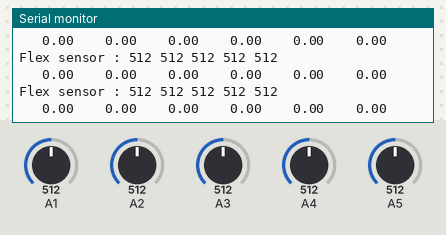
A sketch run on a simulated Arduino Uno, built with avr-gcc and run on an emulated ATmega328P. Shown: the last lines printed to the serial monitor. The inputs (shaded band) are chosen by the test bench; at power-on: A1 = 512, A4 = 512, A2 = 512, A3 = 512, A5 = 512.

Above: at 7.2 s.
7.3 s: A1 set to 110
At 8.0 s:
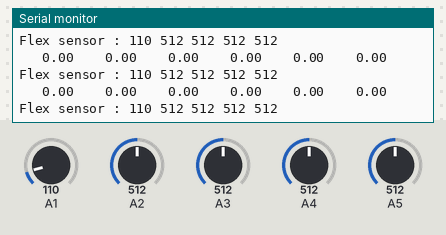
10.3 s: A1 set to 94
At 11.0 s:
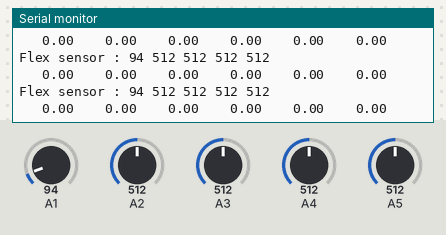
13.3 s: A4 set to 104
At 14.2 s:
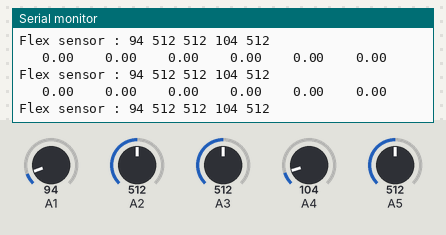
16.3 s: A4 set to 90
At 16.9 s:
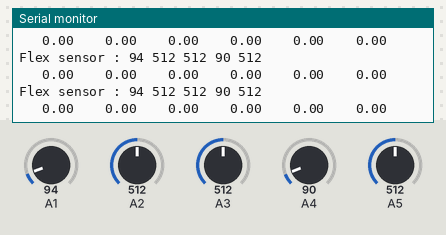
Timing chart, 0 to 19.3 s (numbered marks = the images above; inputs shaded):
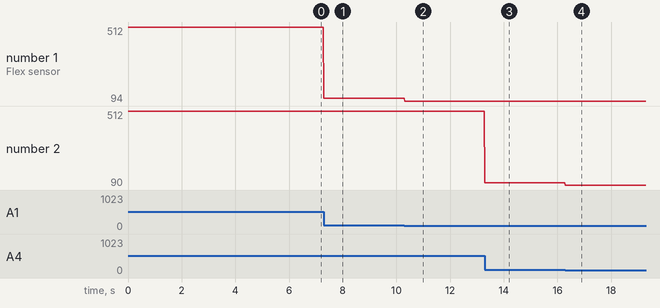

Measured:
- the behaviour switches between 100 and 99 on A1 (found by bisection; images 1 and 2)
- the behaviour switches between 100 and 99 on A4 (found by bisection; images 3 and 4)
- after the input at 7.3 s, the serial monitor: prints a new line at once (image 1)
- after the input at 10.3 s, the serial monitor: prints a new line at once (image 2)
- after the input at 13.3 s, the serial monitor: prints a new line at once (image 3)
- after the input at 16.3 s, the serial monitor: prints a new line at once (image 4)
- plotted number 1: 512 → 110 after the input at 7.3 s, 110 → 94 after the input at 10.3 s
- plotted number 2: 512 → 104 after the input at 10.3 s, 104 → 90 after the input at 16.3 s

The sketch:

left.ino
```cpp
#include <SoftwareSerial.h>
#define SBUF_SIZE 64
SoftwareSerial bluetooth(4, 7);
int EBimuAsciiParser(float *item, int number_of_item);


//flex 1번이 엄지--------------
int flexData[5];
char leftHandFlex[5][40];
//---------------------------


//Ebimu----------------------
int flag = 0;
char leftHandEbimu[6][40];
float axis_6[6];
char sbuf[SBUF_SIZE];
signed int sbuf_cnt=0;
//---------------------------

void setup(){
  Serial.begin(115200);
  bluetooth.begin(115200);
}

void loop(){
    //Flex Sensor-------------------------------
    Serial.print("Flex sensor : ");
    for(int i = 0; i < 5; i++){
        flexData[i] = analogRead(i+1);
        sprintf(leftHandFlex[i],"%d",flexData[i]);
        Serial.print(leftHandFlex[i]); Serial.print(" ");
    }
    Serial.println(" ");
    //------------------------------------------


    //Ebimu-------------------------------------
    EBimuAsciiParser(axis_6,6);
//    Serial.print("  6 axis : ");
    for(int i = 0; i < 6; i++){
        dtostrf(axis_6[i],7,2,leftHandEbimu[i]);
        Serial.print(leftHandEbimu[i]); Serial.print(" ");
    }
    Serial.println(" ");
    //------------------------------------------

   if(axis_6[3] < -5 || axis_6[3] > 5 || axis_6[4] > 5 || axis_6[4] < -5 || axis_6[5] > 5 || axis_6[5] < -5){
      flag = 0;
   }
   else{
      flag = 1;
   }

    if(flag == 1){
      //Bluetooth Send----------------------------
      for(int i = 0; i < 6; i++){
        bluetooth.write(leftHandEbimu[i]);
        bluetooth.write(",");
      }

      bluetooth.write(leftHandFlex[0]);
      bluetooth.write(",");
      bluetooth.write(leftHandFlex[1]);
      bluetooth.write(",");
      bluetooth.write(leftHandFlex[2]);
      bluetooth.write(",");
      bluetooth.write(leftHandFlex[3]);
      bluetooth.write(",");
      bluetooth.write(leftHandFlex[4]);
      bluetooth.write(",");
      bluetooth.write("5.00");
      bluetooth.write("\n");

      delay(10);
    }else{
      Serial.println("Error");
    }
}


int EBimuAsciiParser(float *item, int number_of_item)
{
    int n,i;
    int rbytes;
    char *addr;
    int result = 0;

    rbytes = Serial.available();
    for(n=0;n<rbytes;n++)
    {
        sbuf[sbuf_cnt] = Serial.read();
        if(sbuf[sbuf_cnt]==0x0a)
        {
            addr = strtok(sbuf,",");
            for(i=0;i<number_of_item;i++)
            {
                item[i] = atof(addr);
                addr = strtok(NULL,",");
            }
            result = 1;
        }
        else if(sbuf[sbuf_cnt]=='*')
        {
            sbuf_cnt=-1;
        }

        sbuf_cnt++;
        if(sbuf_cnt>=SBUF_SIZE) sbuf_cnt=0;
    }
    return result;
}
```
